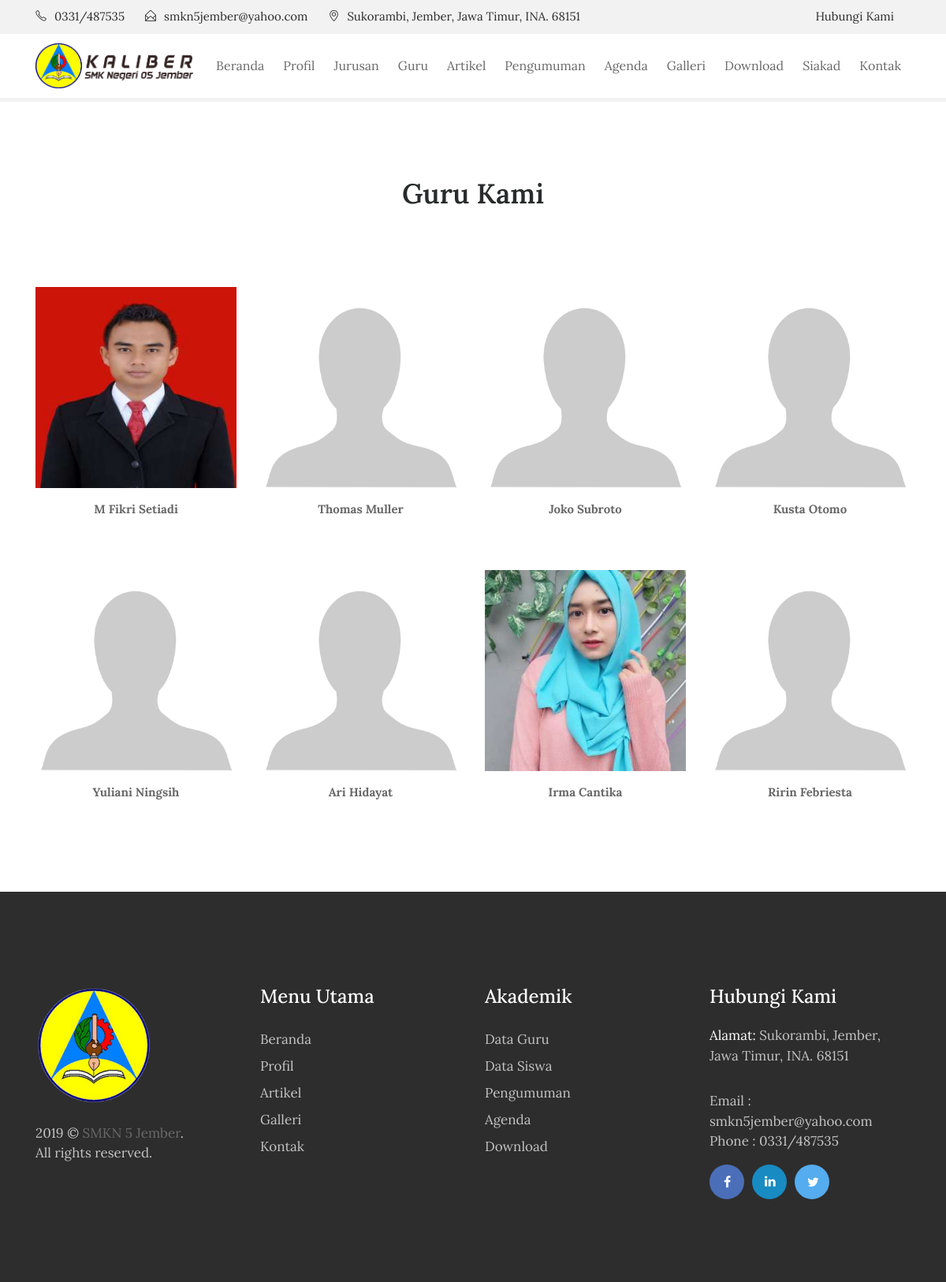
The app's page /index.php/guru, older data.
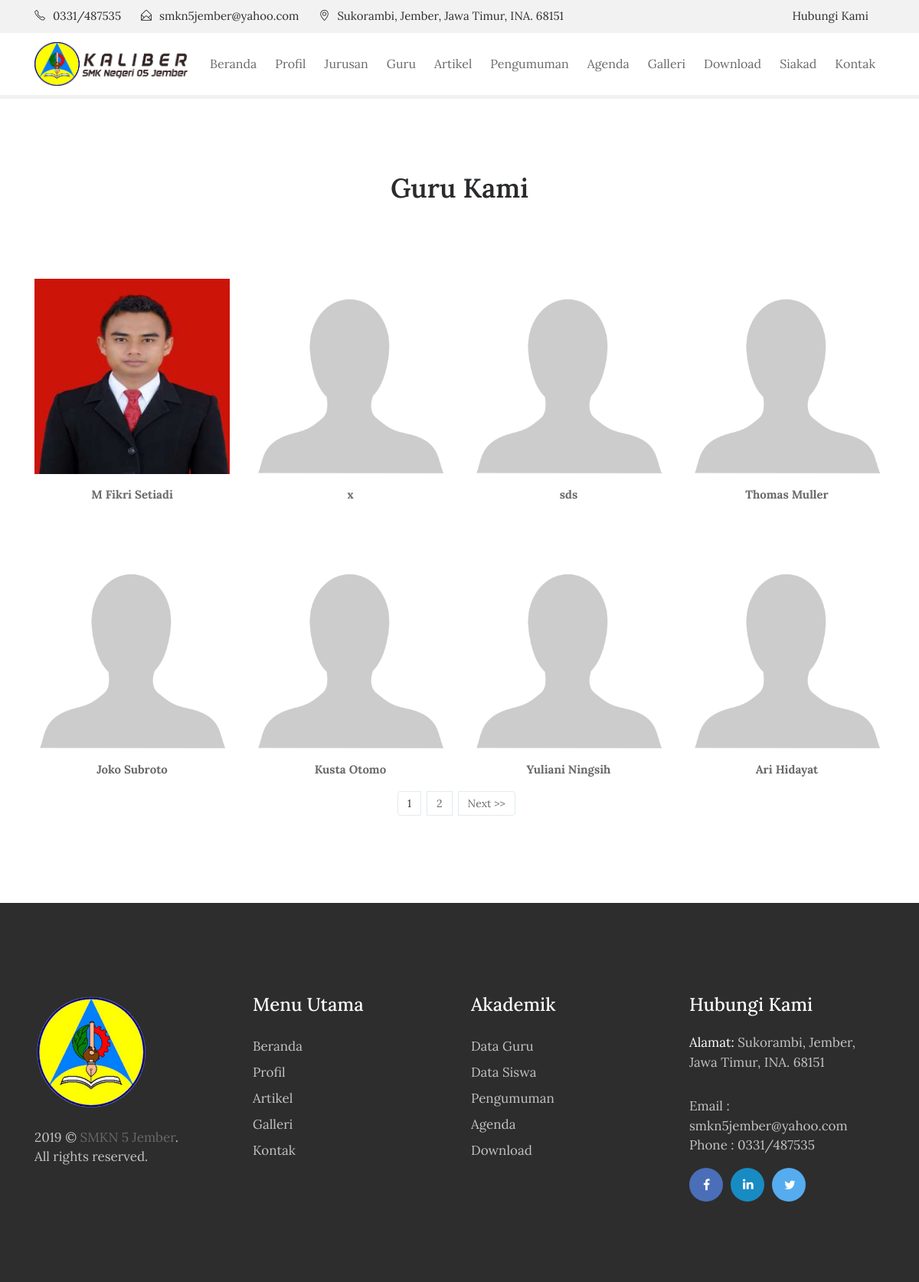
The same page, newer data.
### tables this page shows
CREATE TABLE `tbl_guru` (
  `guru_id` varchar(5) NOT NULL,
  `guru_mapel_id` int(11) DEFAULT NULL,
  `guru_jabatan_id` varchar(5) DEFAULT NULL,
  `guru_piket_id` varchar(5) DEFAULT NULL,
  `guru_nip` varchar(30) DEFAULT NULL,
  `guru_nama` varchar(70) DEFAULT NULL,
  `guru_alamat` varchar(100) DEFAULT NULL,
  `guru_jumlah_jam` int(11) DEFAULT NULL,
  `guru_jenkel` varchar(2) DEFAULT NULL,
  `guru_tmp_lahir` varchar(80) DEFAULT NULL,
  `guru_tgl_lahir` varchar(80) DEFAULT NULL,
  `guru_photo` varchar(40) DEFAULT NULL,
  `guru_tgl_input` timestamp NULL DEFAULT CURRENT_TIMESTAMP
);

### index.php (called while the page is built, shortened)
<?php
require_once BASEPATH.'core/CodeIgniter.php';

### application/models/M_guru.php (called while the page is built, shortened)
<?php
class M_guru extends CI_Model{
	function guru_perpage($offset,$limit){
		$hsl=$this->db->query("SELECT * FROM tbl_guru limit $offset,$limit");
		return $hsl;
	}
}

### application/views/depan/v_guru.php (the view, shortened to what this page needs)
<!DOCTYPE html>
<html lang="en">
<head>
    <link rel="stylesheet" href="<?php echo base_url().'theme/css/bootstrap.min.css'?>">
    <link rel="stylesheet" href="<?php echo base_url().'theme/css/font-awesome.min.css'?>">
    <link rel="stylesheet" href="<?php echo base_url().'theme/css/simple-line-icons.css'?>">
    <link rel="stylesheet" href="<?php echo base_url().'theme/css/slick.css'?>">
    <link rel="stylesheet" href="<?php echo base_url().'theme/css/slick-theme.css'?>">
    <link rel="stylesheet" href="<?php echo base_url().'theme/css/owl.carousel.min.css'?>">
    <link href="<?php echo base_url().'theme/css/style.css'?>" rel="stylesheet">
</head>
<body>
     <div class="header-topbar">
        <div class="container">
            <div class="row">
                <div class="col-xs-6 col-sm-8 col-md-9">
                    <div class="header-top_address">
                        <div class="header-top_list">
                            <span class="icon-phone"></span>0331/487535
                        </div>
                        <div class="header-top_list">
                            <span class="icon-envelope-open"></span>smkn5jember@yahoo.com
                        </div>
                        <div class="header-top_list">
                            <span class="icon-location-pin"></span>Sukorambi, Jember, Jawa Timur, INA. 68151
                        </div>
                    </div>
                </div>
                <div class="col-xs-6 col-sm-4 col-md-3">
                    <div class="header-top_login mr-sm-3">
                        <a href="<?php echo site_url('contact');?>">Hubungi Kami</a>
                    </div>
                </div>
            </div>
        </div>
    </div>
    <div data-toggle="affix" style="border-bottom:solid 5px #f2f2f2;">
        <div class="container nav-menu2">
            <div class="row">
                <div class="col-md-12">
                    <nav class="navbar navbar2 navbar-toggleable-md navbar-light bg-faded">
                        <a href="<?php echo site_url('');?>" class="navbar-brand nav-brand2"><img class="img img-responsive" width="200px;" src="<?php echo base_url().'theme/images/logo-dark.png'?>"></a>
                        <div class="collapse navbar-collapse justify-content-end" id="navbarNavDropdown">
                            <ul class="navbar-nav">
                                <li class="nav-item">
                                    <a class="nav-link" href="<?php echo site_url('');?>">Beranda</a>
                                </li>
                                <li class="nav-item">
                                    <a class="nav-link" href="<?php echo site_url('about');?>">Profil</a>
                                </li>
                                <li class="nav-item">
                                    <a class="nav-link" href="<?php echo site_url('');?>">Jurusan</a>
                                </li>
                                <li class="nav-item">
                                    <a class="nav-link" href="<?php echo site_url('guru');?>">Guru</a>
                                </li>
                                <li class="nav-item">
                                    <a class="nav-link" href="<?php echo site_url('blog');?>">Artikel</a>
                                </li>
                                <li class="nav-item">
                                    <a class="nav-link" href="<?php echo site_url('pengumuman');?>">Pengumuman</a>
                                </li>
                                <li class="nav-item">
                                    <a class="nav-link" href="<?php echo site_url('agenda');?>">Agenda</a>
                                </li>
                                <li class="nav-item">
                                    <a class="nav-link" href="<?php echo site_url('galeri');?>">Galleri</a>
                                </li>
                                <li class="nav-item">
                                    <a class="nav-link" href="<?php echo site_url('download');?>">Download</a>
                                </li>
                                 <li class="nav-item">
                                    <a class="nav-link" href="<?php echo site_url('login_si');?>">Siakad</a>
                                </li>
                                <li class="nav-item">
                                  <a class="nav-link" href="<?php echo site_url('contact');?>">Kontak</a>
                                </li>
                          </ul>
                    </div>
                  </nav>
                </div>
              </div>
            </div>
          </div>
    <section class="our-teachers">
        <div class="container">
            <div class="row">
                <div class="col-md-12">
                    <h2 class="mb-5">Guru Kami</h2>
                </div>
            </div>
            <div class="row">
                <?php foreach ($data->result() as $row) : ?>
                    <div class="col-xs-12 col-sm-6 col-md-3">
                        <div class="admission_insruction">
                          <?php if(empty($row->guru_photo)):?>
                            <img src="<?php echo base_url().'assets/images/blank.png';?>" class="img-fluid" alt="#">
                          <?php else:?>
                            <img src="<?php echo base_url().'assets/images/'.$row->guru_photo;?>" class="img-fluid" alt="#">
                          <?php endif;?>
                            <p class="text-center mt-3"><span><?php echo $row->guru_nama;?></span>
                                <br>
                        </div>
                    </div>
                <?php endforeach;?>
              </div>
            <nav><?php echo $page;?></nav>
        </div>
    </section>
<footer>
    <div class="container">
        <div class="row">
            <div class="col-md-3">
                <div class="foot-logo">
                    <a href="<?php echo site_url();?>">
                        <img src="<?php echo base_url().'theme/images/logo-white.png'?>" width="150px" class="img-fluid" alt="footer_logo">
                    </a>
                    <p><?php echo date('Y');?> © <a href="http://mfikri.com" target="_blank">SMKN 5 Jember</a>. <br>All rights reserved.</p>
                    </div>
                </div>
                <div class="col-md-3">
                    <div class="sitemap">
                        <h3>Menu Utama</h3>
                        <ul>
                            <li><a href="<?php echo site_url();?>">Beranda</a></li>
                            <li><a href="<?php echo site_url('about');?>">Profil</a></li>
                            <li><a href="<?php echo site_url('artikel');?>">Artikel</a></li>
                            <li><a href="<?php echo site_url('galeri');?>">Galleri</a></li>
                            <li><a href="<?php echo site_url('contact');?>">Kontak</a></li>
                        </ul>
                    </div>
                </div>
                <div class="col-md-3">
                  <div class="sitemap">
                      <h3>Akademik</h3>
                      <ul>
                          <li><a href="<?php echo site_url('guru');?>">Data Guru</a></li>
                          <li><a href="<?php echo site_url('siswa');?>">Data Siswa </a></li>
                          <li><a href="<?php echo site_url('pengumuman');?>">Pengumuman</a></li>
                          <li><a href="<?php echo site_url('agenda');?>">Agenda</a></li>
                          <li><a href="<?php echo site_url('download');?>">Download</a></li>
                      </ul>
                  </div>
                </div>
                <div class="col-md-3">
                    <div class="address">
                        <h3>Hubungi Kami</h3>
                        <p><span>Alamat: </span> Sukorambi, Jember, Jawa Timur, INA. 68151</p>
                        <p>Email : smkn5jember@yahoo.com
                            <br> Phone : 0331/487535</p>
                            <ul class="footer-social-icons">
                                <li><a href="#"><i class="fa fa-facebook fa-fb" aria-hidden="true"></i></a></li>
                                <li><a href="#"><i class="fa fa-linkedin fa-in" aria-hidden="true"></i></a></li>
                                <li><a href="#"><i class="fa fa-twitter fa-tw" aria-hidden="true"></i></a></li>
                            </ul>
                        </div>
                    </div>
                </div>
            </div>
        </footer>
</body>
</html>

### application/controllers/Guru.php (shortened to what this page needs)
<?php
class Guru extends CI_Controller{
	function __construct(){
		$this->load->model('m_guru');
		$this->load->model('m_pengunjung');
	}
	function index(){
		$jum=$this->m_guru->guru();
        $page=$this->uri->segment(3);
        if(!$page):
            $offset = 0;
        else:
            $offset = $page;
        endif;
        $limit=8;
        $config['base_url'] = base_url() . 'guru/index/';
            $config['total_rows'] = $jum->num_rows();
            $config['per_page'] = $limit;
            $config['uri_segment'] = 3;
	          $config['full_tag_open']    = '<div class="pagging text-center"><nav><ul class="pagination justify-content-center">';
	          $config['full_tag_close']   = '</ul></nav></div>';
	          $config['num_tag_open']     = '<li class="page-item"><span class="page-link">';
	          $config['num_tag_close']    = '</span></li>';
	          $config['cur_tag_open']     = '<li class="page-item"><span class="page-link">';
	          $config['cur_tag_close']    = '<span class="sr-only">(current)</span></span></li>';
	          $config['next_tag_open']    = '<li class="page-item"><span class="page-link">';
	          $config['next_tagl_close']  = '<span aria-hidden="true">&raquo;</span></span></li>';
	          $config['prev_tag_open']    = '<li class="page-item"><span class="page-link">';
	          $config['prev_tagl_close']  = '</span>Next</li>';
	          $config['first_tag_open']   = '<li class="page-item"><span class="page-link">';
	          $config['first_tagl_close'] = '</span></li>';
	          $config['last_tag_open']    = '<li class="page-item"><span class="page-link">';
	          $config['last_tagl_close']  = '</span></li>';
            $config['first_link'] = 'Awal';
            $config['last_link'] = 'Akhir';
            $config['next_link'] = 'Next >>';
            $config['prev_link'] = '<< Prev';
            $this->pagination->initialize($config);
            $x['page'] =$this->pagination->create_links();
						$x['data']=$this->m_guru->guru_perpage($offset,$limit);
						$this->load->view('depan/v_guru',$x);
	}
}

Row changes from the older to the newer data that the page shows:
no longer on this page (row edited): tbl_guru: guru_photo (picture), guru_nama "Irma Cantika"
no longer on this page (row edited): tbl_guru: guru_nama "Ririn Febriesta"
added tbl_guru: guru_nama "x"
added tbl_guru: guru_nama "sds"
Text that changed along with them:
$page: (not shown) → "1 2 Next >>"
